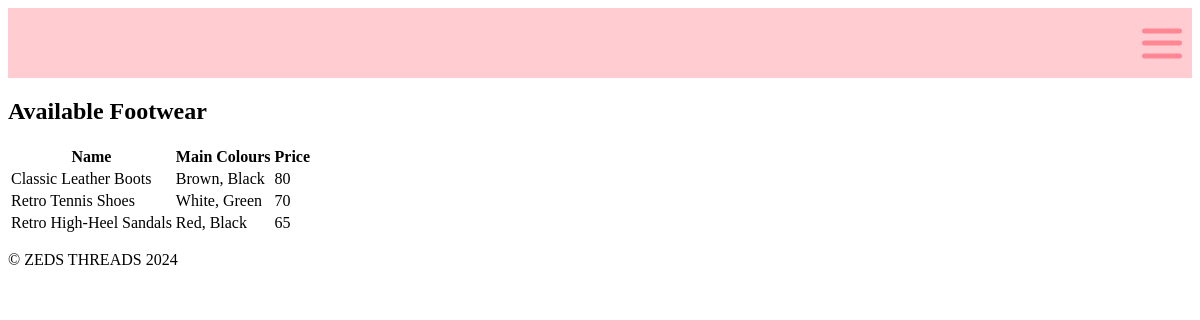
Screenshot of /footwear.html with the database file from the repository.
### tables this page shows
CREATE TABLE clothing_data (id INTEGER PRIMARY KEY, name TEXT (0, 100), main_colours TEXT (1, 100), price NUMERIC (1, 5), cat_id NUMERIC REFERENCES clothing_catergory (catergoryid));

### main.py (the view)
@app.route('/footwear.html')
def render_footwear():
    con = create_connection(DATABASE)
    if con:
        query = "SELECT name, main_colours, price FROM clothing_data WHERE cat_id = 3"
        cur = con.cursor()
        cur.execute(query)
        clothing_list = cur.fetchall()
        con.close()
        if clothing_list:
            return render_template('footwear.html', clothing=clothing_list)
        else:
            return render_template('footwear.html', clothing=[], message="No footwear items found.")
    else:
        return "Error"

### main.py (called while the page is built)
def create_connection(db_file):
    try:
        connection = sqlite3.connect(db_file)
        return connection
    except Error as e:
        print(e)
    return None

### templates/footwear.html (shortened to what this page needs)
{% extends "base.html" %}
{% block main %}
<h2>Available Footwear</h2>
<table>
    <tr>
        <th>Name</th>
        <th>Main Colours</th>
        <th>Price</th>
    </tr>
    {% for item in clothing %}
    <tr>
        <td>{{ item[0] }}</td>
        <td>{{ item[1] }}</td>
        <td>{{ item[2] }}</td>
    </tr>
    {% endfor %}
</table>
{% endblock %}

### rows the page displays
clothing_data: name "Classic Leather Boots", main_colours "Brown, Black", price "80"
clothing_data: name "Retro Tennis Shoes", main_colours "White, Green", price "70"
clothing_data: name "Retro High-Heel Sandals", main_colours "Red, Black", price "65"
